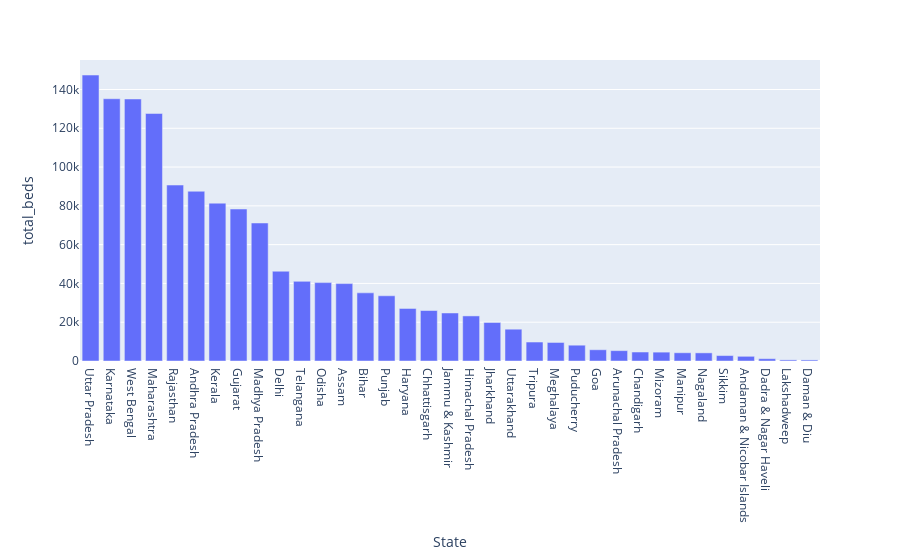
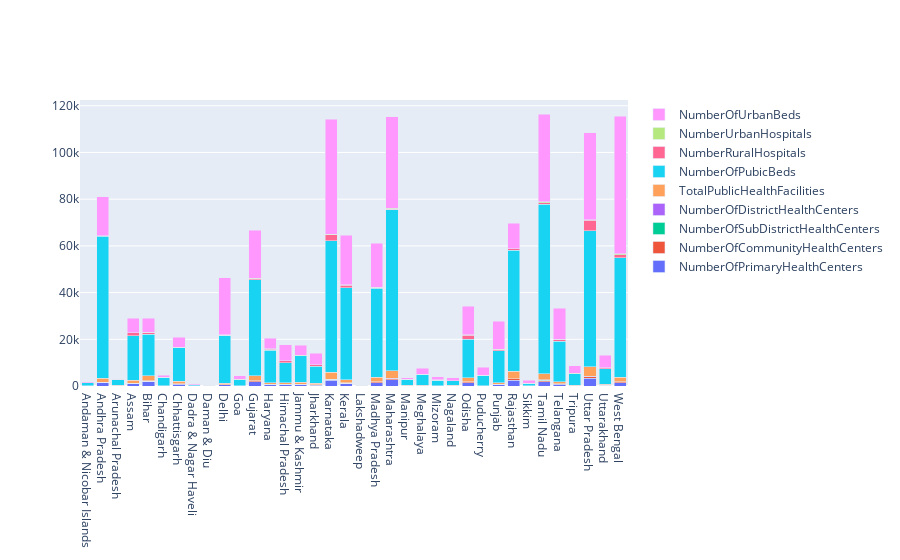

Notebook code for these charts, in order:
### Code cell
#visual analysis of total beds vs state
h=hospitalBedDetails.fillna(0)
y=h.iloc[:,1:]
# y.replace(',','').astype(float)
y.NumPrimaryHealthCenters_HMIS=pd.to_numeric(h.NumPrimaryHealthCenters_HMIS)#to remove the comas

# y['total']=y.sum(axis=1)
# type(y.NumDistrictHospitals_HMIS[0])
h['total_beds']=y.sum(axis=1)#adding row wise

v=h.sort_values('total_beds',ascending=False)
vv=v[['State','total_beds']]
vv=vv.iloc[1:,:]
fig=px.bar(vv,x='State',y='total_beds')
fig.show()
fig = go.Figure(go.Bar(x = hospitalBedDetails["State"], y = hospitalBedDetails["NumPrimaryHealthCenters_HMIS"], name = "NumberOfPrimaryHealthCenters"))
fig.add_trace(go.Bar(x = hospitalBedDetails["State"], y = hospitalBedDetails["NumCommunityHealthCenters_HMIS"], name = "NumberOfCommunityHealthCenters"))
fig.add_trace(go.Bar(x = hospitalBedDetails["State"], y = hospitalBedDetails["NumSubDistrictHospitals_HMIS"], name = "NumberOfSubDistrictHealthCenters"))
fig.add_trace(go.Bar(x = hospitalBedDetails["State"], y = hospitalBedDetails["NumDistrictHospitals_HMIS"], name = "NumberOfDistrictHealthCenters"))
fig.add_trace(go.Bar(x = hospitalBedDetails["State"], y = hospitalBedDetails["TotalPublicHealthFacilities_HMIS"], name = "TotalPublicHealthFacilities"))
fig.add_trace(go.Bar(x = hospitalBedDetails["State"], y = hospitalBedDetails["NumPublicBeds_HMIS"], name = "NumberOfPubicBeds"))
fig.add_trace(go.Bar(x = hospitalBedDetails["State"], y = hospitalBedDetails["NumRuralHospitals_NHP18"], name="NumberRuralHospitals"))
fig.add_trace(go.Bar(x = hospitalBedDetails["State"], y = hospitalBedDetails["NumUrbanHospitals_NHP18"], name="NumberUrbanHospitals"))
fig.add_trace(go.Bar(x = hospitalBedDetails["State"], y = hospitalBedDetails["NumUrbanBeds_NHP18"], name="NumberOfUrbanBeds"))
fig.update_layout(barmode='stack', xaxis={'categoryorder':'category ascending'})
fig.show()

### Figure 1 — Plotly figure (JSON) as saved in the notebook; plotly's stock layout.template omitted (floating-point values rounded to 4 significant figures)
{"data": [{"alignmentgroup": "True", "hovertemplate": "State=%{x}<br>total_beds=%{y}<extra></extra>", "legendgroup": "", "marker": {"color": "#636efa", "pattern": {"shape": ""}}, "name": "", "offsetgroup": "", "orientation": "v", "showlegend": false, "textposition": "auto", "type": "bar", "x": ["Uttar Pradesh", "Karnataka", "West Bengal", "Maharashtra", "Rajasthan", "Andhra Pradesh", "Kerala", "Gujarat", "Madhya Pradesh", "Delhi", "Telangana", "Odisha", "Assam", "Bihar", "Punjab", "Haryana", "Chhattisgarh", "Jammu & Kashmir", "Himachal Pradesh", "Jharkhand", "Uttarakhand", "Tripura", "Meghalaya", "Puducherry", "Goa", "Arunachal Pradesh", "Chandigarh", "Mizoram", "Manipur", "Nagaland", "Sikkim", "Andaman & Nicobar Islands", "Dadra & Nagar Haveli", "Lakshadweep", "Daman & Diu"], "xaxis": "x", "y": [147449, 135229, 135105, 127633, 90722, 87527, 81389, 78367, 71164, 46294, 41068, 40418, 39923, 35140, 33626, 27115, 26026, 24761, 23248, 19859, 16398, 9781, 9559, 8151, 5801, 5340, 4632, 4573, 4247, 4192, 2802, 2420, 1194, 579, 559], "yaxis": "y"}], "layout": {"barmode": "relative", "legend": {"tracegroupgap": 0}, "margin": {"t": 60}, "xaxis": {"anchor": "y", "domain": [0, 1], "title": {"text": "State"}}, "yaxis": {"anchor": "x", "domain": [0, 1], "title": {"text": "total_beds"}}}}

### Figure 2 — Plotly figure (JSON) as saved in the notebook; plotly's stock layout.template omitted (floating-point values rounded to 4 significant figures)
{"data": [{"name": "NumberOfPrimaryHealthCenters", "type": "bar", "x": ["Andaman & Nicobar Islands", "Andhra Pradesh", "Arunachal Pradesh", "Assam", "Bihar", "Chandigarh", "Chhattisgarh", "Dadra & Nagar Haveli", "Daman & Diu", "Delhi", "Goa", "Gujarat", "Haryana", "Himachal Pradesh", "Jammu & Kashmir", "Jharkhand", "Karnataka", "Kerala", "Lakshadweep", "Madhya Pradesh", "Maharashtra", "Manipur", "Meghalaya", "Mizoram", "Nagaland", "Odisha", "Puducherry", "Punjab", "Rajasthan", "Sikkim", "Tamil Nadu", "Telangana", "Tripura", "Uttar Pradesh", "Uttarakhand", "West Bengal"], "y": [27, 1417, 122, 1007, 2007, 40, 813, 9, 4, 534, 31, 1770, 500, 516, 702, 343, 2547, 933, 4, 1420, 2638, 87, 138, 65, 134, 1360, 40, 521, 2463, 25, 1854, 788, 114, 3277, 275, 1374]}, {"name": "NumberOfCommunityHealthCenters", "type": "bar", "x": ["Andaman & Nicobar Islands", "Andhra Pradesh", "Arunachal Pradesh", "Assam", "Bihar", "Chandigarh", "Chhattisgarh", "Dadra & Nagar Haveli", "Daman & Diu", "Delhi", "Goa", "Gujarat", "Haryana", "Himachal Pradesh", "Jammu & Kashmir", "Jharkhand", "Karnataka", "Kerala", "Lakshadweep", "Madhya Pradesh", "Maharashtra", "Manipur", "Meghalaya", "Mizoram", "Nagaland", "Odisha", "Puducherry", "Punjab", "Rajasthan", "Sikkim", "Tamil Nadu", "Telangana", "Tripura", "Uttar Pradesh", "Uttarakhand", "West Bengal"], "y": [3, 198, 62, 166, 63, 2, 166, 2, 2, 25, 4, 385, 131, 79, 87, 179, 207, 229, 3, 324, 430, 17, 29, 10, 21, 377, 4, 146, 579, 2, 385, 82, 22, 671, 69, 406]}, {"name": "NumberOfSubDistrictHealthCenters", "type": "bar", "x": ["Andaman & Nicobar Islands", "Andhra Pradesh", "Arunachal Pradesh", "Assam", "Bihar", "Chandigarh", "Chhattisgarh", "Dadra & Nagar Haveli", "Daman & Diu", "Delhi", "Goa", "Gujarat", "Haryana", "Himachal Pradesh", "Jammu & Kashmir", "Jharkhand", "Karnataka", "Kerala", "Lakshadweep", "Madhya Pradesh", "Maharashtra", "Manipur", "Meghalaya", "Mizoram", "Nagaland", "Odisha", "Puducherry", "Punjab", "Rajasthan", "Sikkim", "Tamil Nadu", "Telangana", "Tripura", "Uttar Pradesh", "Uttarakhand", "West Bengal"], "y": [null, 31, null, 14, 33, 1, 12, 1, null, 9, 2, 44, 24, 61, null, 13, 147, 82, 2, 72, 101, 1, null, 3, null, 27, 5, 47, 64, 1, 310, 47, 12, null, 19, 70]}, {"name": "NumberOfDistrictHealthCenters", "type": "bar", "x": ["Andaman & Nicobar Islands", "Andhra Pradesh", "Arunachal Pradesh", "Assam", "Bihar", "Chandigarh", "Chhattisgarh", "Dadra & Nagar Haveli", "Daman & Diu", "Delhi", "Goa", "Gujarat", "Haryana", "Himachal Pradesh", "Jammu & Kashmir", "Jharkhand", "Karnataka", "Kerala", "Lakshadweep", "Madhya Pradesh", "Maharashtra", "Manipur", "Meghalaya", "Mizoram", "Nagaland", "Odisha", "Puducherry", "Punjab", "Rajasthan", "Sikkim", "Tamil Nadu", "Telangana", "Tripura", "Uttar Pradesh", "Uttarakhand", "West Bengal"], "y": [5, 20, 15, 33, 43, 4, 32, 1, 2, 47, 3, 37, 28, 15, 29, 23, 42, 53, 1, 51, 70, 9, 13, 9, 11, 35, 4, 28, 33, 4, 32, 15, 9, 174, 20, 55]}, {"name": "TotalPublicHealthFacilities", "type": "bar", "x": ["Andaman & Nicobar Islands", "Andhra Pradesh", "Arunachal Pradesh", "Assam", "Bihar", "Chandigarh", "Chhattisgarh", "Dadra & Nagar Haveli", "Daman & Diu", "Delhi", "Goa", "Gujarat", "Haryana", "Himachal Pradesh", "Jammu & Kashmir", "Jharkhand", "Karnataka", "Kerala", "Lakshadweep", "Madhya Pradesh", "Maharashtra", "Manipur", "Meghalaya", "Mizoram", "Nagaland", "Odisha", "Puducherry", "Punjab", "Rajasthan", "Sikkim", "Tamil Nadu", "Telangana", "Tripura", "Uttar Pradesh", "Uttarakhand", "West Bengal"], "y": [34, 1666, 199, 1220, 2146, 47, 1023, 13, 8, 615, 40, 2236, 683, 671, 818, 558, 2943, 1297, 10, 1867, 3239, 114, 180, 87, 166, 1799, 53, 742, 3139, 32, 2581, 932, 157, 4122, 383, 1905]}, {"name": "NumberOfPubicBeds", "type": "bar", "x": ["Andaman & Nicobar Islands", "Andhra Pradesh", "Arunachal Pradesh", "Assam", "Bihar", "Chandigarh", "Chhattisgarh", "Dadra & Nagar Haveli", "Daman & Diu", "Delhi", "Goa", "Gujarat", "Haryana", "Himachal Pradesh", "Jammu & Kashmir", "Jharkhand", "Karnataka", "Kerala", "Lakshadweep", "Madhya Pradesh", "Maharashtra", "Manipur", "Meghalaya", "Mizoram", "Nagaland", "Odisha", "Puducherry", "Punjab", "Rajasthan", "Sikkim", "Tamil Nadu", "Telangana", "Tripura", "Uttar Pradesh", "Uttarakhand", "West Bengal"], "y": [1246, 60799, 2320, 19115, 17796, 3756, 14354, 568, 298, 20572, 2666, 41129, 13841, 8706, 11342, 7404, 56333, 39511, 250, 38140, 68998, 2562, 4585, 2312, 1944, 16497, 4462, 13527, 51844, 1145, 72616, 17358, 4895, 58310, 6660, 51163]}, {"name": "NumberRuralHospitals", "type": "bar", "x": ["Andaman & Nicobar Islands", "Andhra Pradesh", "Arunachal Pradesh", "Assam", "Bihar", "Chandigarh", "Chhattisgarh", "Dadra & Nagar Haveli", "Daman & Diu", "Delhi", "Goa", "Gujarat", "Haryana", "Himachal Pradesh", "Jammu & Kashmir", "Jharkhand", "Karnataka", "Kerala", "Lakshadweep", "Madhya Pradesh", "Maharashtra", "Manipur", "Meghalaya", "Mizoram", "Nagaland", "Odisha", "Puducherry", "Punjab", "Rajasthan", "Sikkim", "Tamil Nadu", "Telangana", "Tripura", "Uttar Pradesh", "Uttarakhand", "West Bengal"], "y": [27, 193, 208, 1176, 930, 0, 169, 10, 5, 0, 17, 364, 609, 705, 56, 519, 2471, 981, 9, 334, 273, 23, 143, 56, 21, 1655, 3, 510, 602, 24, 692, 802, 99, 4442, 410, 1272]}, {"name": "NumberUrbanHospitals", "type": "bar", "x": ["Andaman & Nicobar Islands", "Andhra Pradesh", "Arunachal Pradesh", "Assam", "Bihar", "Chandigarh", "Chhattisgarh", "Dadra & Nagar Haveli", "Daman & Diu", "Delhi", "Goa", "Gujarat", "Haryana", "Himachal Pradesh", "Jammu & Kashmir", "Jharkhand", "Karnataka", "Kerala", "Lakshadweep", "Madhya Pradesh", "Maharashtra", "Manipur", "Meghalaya", "Mizoram", "Nagaland", "Odisha", "Puducherry", "Punjab", "Rajasthan", "Sikkim", "Tamil Nadu", "Telangana", "Tripura", "Uttar Pradesh", "Uttarakhand", "West Bengal"], "y": [3, 65, 10, 50, 103, 4, 45, 1, 0, 109, 25, 122, 59, 96, 76, 36, 374, 299, 0, 117, 438, 7, 14, 34, 15, 149, 11, 172, 150, 9, 525, 61, 56, 193, 50, 294]}, {"name": "NumberOfUrbanBeds", "type": "bar", "x": ["Andaman & Nicobar Islands", "Andhra Pradesh", "Arunachal Pradesh", "Assam", "Bihar", "Chandigarh", "Chhattisgarh", "Dadra & Nagar Haveli", "Daman & Diu", "Delhi", "Goa", "Gujarat", "Haryana", "Himachal Pradesh", "Jammu & Kashmir", "Jharkhand", "Karnataka", "Kerala", "Lakshadweep", "Madhya Pradesh", "Maharashtra", "Manipur", "Meghalaya", "Mizoram", "Nagaland", "Odisha", "Puducherry", "Punjab", "Rajasthan", "Sikkim", "Tamil Nadu", "Telangana", "Tripura", "Uttar Pradesh", "Uttarakhand", "West Bengal"], "y": [500, 16658, 268, 6198, 5936, 778, 4342, 316, 0, 24383, 1608, 20565, 4550, 6734, 4417, 4942, 49093, 21139, 0, 18819, 39048, 697, 2487, 1393, 1250, 12180, 3473, 12128, 10760, 1300, 37353, 13315, 3277, 37156, 5228, 58882]}], "layout": {"barmode": "stack", "xaxis": {"categoryorder": "category ascending"}}}
